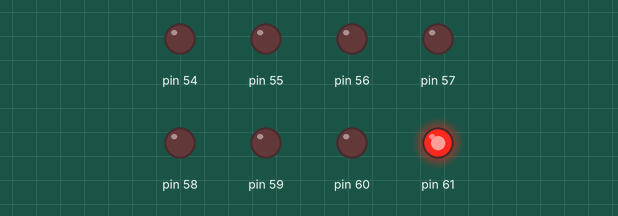
This sketch was run on a simulated Arduino Mega 2560, built with avr-gcc and run on an emulated ATmega2560. Parts: output pins drawn as LEDs (lit = HIGH).

Above: at 0.3 s.
At 1.6 s:
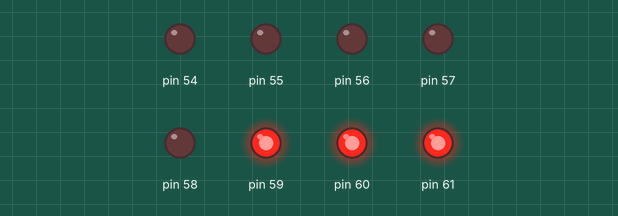
At 2.2 s:
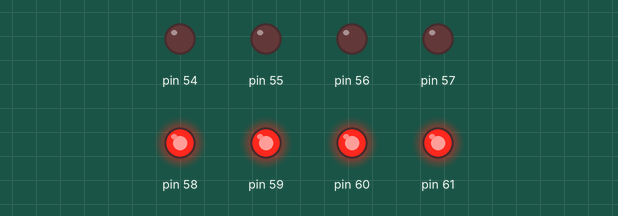
At 4.2 s:
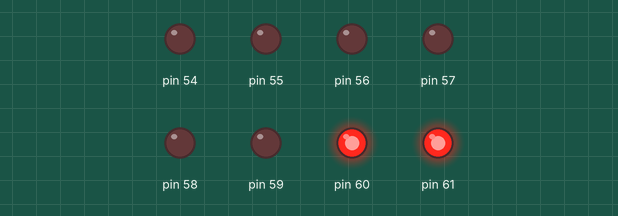
At 6.2 s:
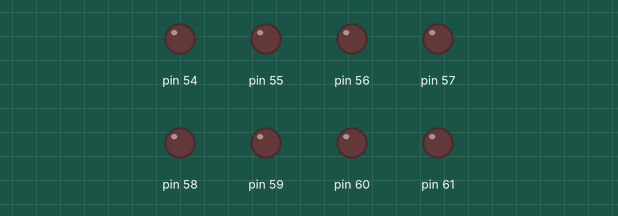
Timing chart, 0 to 7.5 s (numbered marks = the images above):
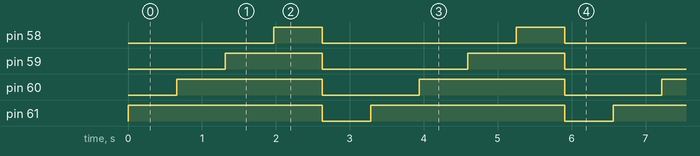

Measured:
- by itself, pin 58: alternates HIGH for 0.66 s and LOW for 2.6 s
- by itself, pin 59: alternates HIGH for 1.3 s and LOW for 2.0 s
- by itself, pin 60: alternates HIGH for 2.0 s and LOW for 1.3 s
- by itself, pin 61: alternates HIGH for 2.6 s and LOW for 0.66 s

The sketch:

sketch.ino
```cpp
/*ESP - LED Problems – Set 2*/

void setup() {
  // put your setup code here, to run once:
  volatile char *DIR_F = (char*)0x30;//DDRF – Port F Data Direction Register
  *DIR_F = 0xFF;// set PORT F as output register
}

void loop() {
  // put your main code here, to run repeatedly:
  volatile long int i;
  volatile char *OUT_F = (char*)0x31; // PORTF – Port F Data Register

  //Blink First LED (With Delay)
  /* *OUT_F = 0x01;
    for(i=0;i<300000;i++);
    OUT_F=0x00;
    for(i=0;i<300000;i++);

    //Blink all the 8 LEDs (with delay)
    OUT_F = 0xFF;
    for(i=0;i<300000;i++);
    OUT_F=0x00;
    for(i=0;i<300000;i++);

    //Glow the LEDs one by one (Do not off the LED)
    OUT_F = 0x01;
    for(i=0;i<300000;i++);
    OUT_F=0x03;
    for(i=0;i<300000;i++);
    OUT_F = 0x07;
    for(i=0;i<300000;i++);
    OUT_F=0x0F;
    for(i=0;i<300000;i++);
    OUT_F = 0x1F;
    for(i=0;i<300000;i++);
    OUT_F=0x3F;
    for(i=0;i<300000;i++);
    OUT_F = 0x7F;
    for(i=0;i<300000;i++);
    OUT_F=0xFF;
    for(i=0;i<300000;i++);
    OUT_F=0x00;
    for(i=0;i<300000;i++);

    //Glow the LEDs one by one(at a time one LED should glow)
    OUT_F = 0x01;
    for(i=0;i<300000;i++);
    OUT_F=0x02;
    for(i=0;i<300000;i++);
    OUT_F = 0x04;
    for(i=0;i<300000;i++);
    OUT_F=0x08;
    for(i=0;i<300000;i++);
    OUT_F = 0x10;
    for(i=0;i<300000;i++);
    OUT_F=0x20;
    for(i=0;i<300000;i++);
    OUT_F = 0x40;
    for(i=0;i<300000;i++);
    OUT_F=0x80;
    for(i=0;i<300000;i++);
    OUT_F=0x00;
    for(i=0;i<300000;i++);

    //Glow the EVEN LEDs one by one (Do not off the LED)
    OUT_F = 0x01;
    for(i=0;i<300000;i++);
    OUT_F=0x05;
    for(i=0;i<300000;i++);
    OUT_F = 0x15;
    for(i=0;i<300000;i++);
    OUT_F=0x55;
    for(i=0;i<300000;i++);
    OUT_F = 0x00;
    for(i=0;i<300000;i++);

    //Glow the ODD LEDs one by one (Do not off the LED)
    OUT_F = 0x02;
    for(i=0;i<300000;i++);
    OUT_F=0x0A;
    for(i=0;i<300000;i++);
    OUT_F = 0x2A;
    for(i=0;i<300000;i++);
    OUT_F=0xAA;
    for(i=0;i<300000;i++);
    OUT_F = 0x00;
    for(i=0;i<300000;i++);

    //Glow 0 to 3 LEDs (one by one)
    OUT_F = 0x01;
    for(i=0;i<300000;i++);
    OUT_F=0x03;
    for(i=0;i<300000;i++);
    OUT_F = 0x07;
    for(i=0;i<300000;i++);
    OUT_F=0x0F;
    for(i=0;i<300000;i++);
    OUT_F = 0x00;
    for(i=0;i<300000;i++);

    //Glow 4 to 7 LEDs (one by one)
    OUT_F = 0x10;
    for(i=0;i<300000;i++);
    OUT_F=0x30;
    for(i=0;i<300000;i++);
    OUT_F = 0x70;
    for(i=0;i<300000;i++);
    OUT_F=0xF0;
    for(i=0;i<300000;i++);
    OUT_F = 0x00;
    for(i=0;i<300000;i++);

    //Glow 3 to 0 LEDs (one by one)
    OUT_F = 0x08;
    for(i=0;i<300000;i++);
    OUT_F=0x0C;
    for(i=0;i<300000;i++);
    OUT_F = 0x0E;
    for(i=0;i<300000;i++);
    OUT_F=0x0F;
    for(i=0;i<300000;i++);
    OUT_F = 0x00;
    for(i=0;i<300000;i++);*/

  //Glow 7 to 4 LEDs (one by one)
  *OUT_F = 0x80;
  for (i = 0; i < 300000; i++);
  *OUT_F = 0xC0;
  for (i = 0; i < 300000; i++);
  *OUT_F = 0xE0;
  for (i = 0; i < 300000; i++);
  *OUT_F = 0xF0;
  for (i = 0; i < 300000; i++);
  *OUT_F = 0x00;
  for (i = 0; i < 300000; i++);
}
```
